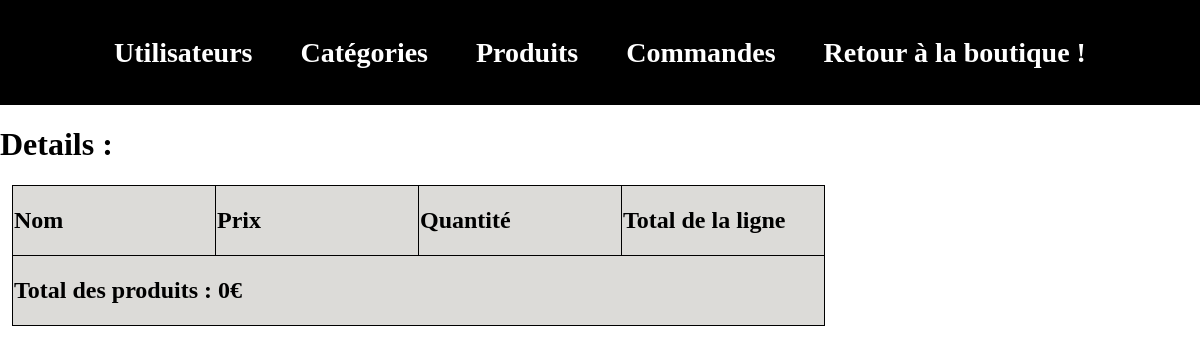
Before: /admin/index.php?page=orders&action=details&order_id=18 (signed in) with the older database file.
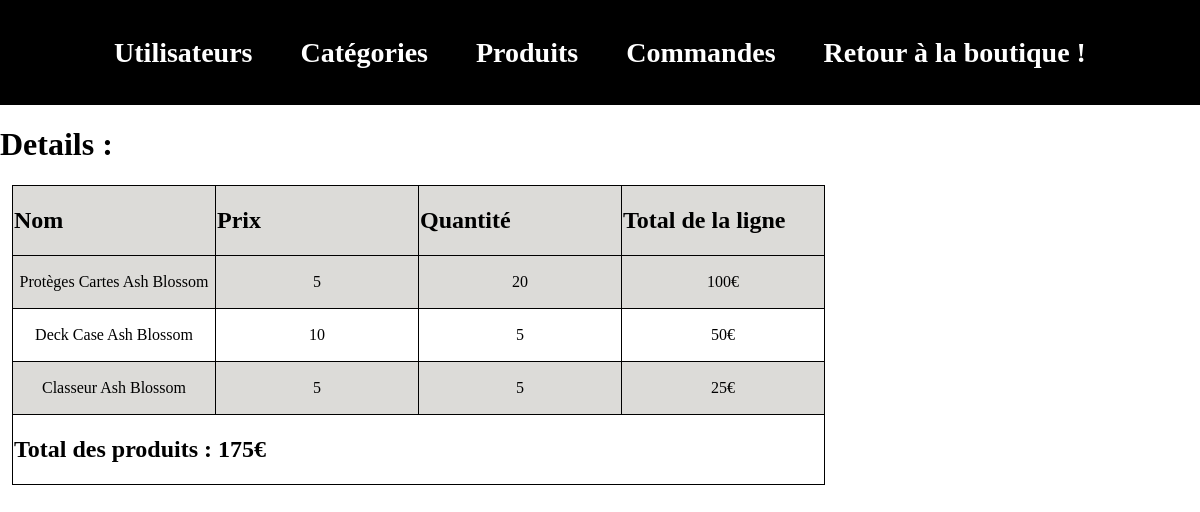
After: the same page with the newer database file.
### tables this page shows
CREATE TABLE IF NOT EXISTS `order_details` (
  `id` int(11) NOT NULL AUTO_INCREMENT,
  `order_id` int(11) NOT NULL,
  `name` varchar(255) NOT NULL,
  `price` float NOT NULL,
  `quantity` int(11) NOT NULL,
  PRIMARY KEY (`id`),
  KEY `order_products_order_id_link` (`order_id`)
);

### admin/index.php (called while the page is built, shortened)
<?php
if(isset($_GET['page'])){
    switch ($_GET['page']){
        case'orders' :
            require 'controllers/ordersController.php';
            break;
    }
}
else{
    require 'controllers/indexController.php';
}
require ('views/layout.php');

### admin/models/Orders.php (called while the page is built, shortened)
<?php
function getDetails($order_id)
{
    $db = dbConnect();
    $query = $db->prepare('SELECT * FROM order_details WHERE order_id = ?');
    $result = $query->execute([
        $order_id
    ]);
    $details = $query->fetchAll();
    return $details;
}

### admin/controllers/ordersController.php (called while the page is built, shortened)
<?php
require 'models/Orders.php';
if (isset($_GET['action'])){
    switch ($_GET['action']){
        case 'details':
            $orders = getDetails($_GET['order_id']);
            break;
    }
}
else{
    header('Location:index.php');
    exit();
}

### admin/views/orderDetails.php (the view, shortened to what this page needs)
<div class="ordersContainer">
    <table>
        <h1>Details : </h1>
        <thead>
        <tr>
            <td><h2>Nom</h2></td>
            <td><h2>Prix</h2></td>
            <td><h2>Quantité</h2></td>
            <td><h2>Total de la ligne</h2></td>
        </tr>
        </thead>
        <?php $total = 0;?>
        <?php foreach ($orders as $order): ?>
            <tr>
                <td><p><?= $order['name'] ;?></p></td>
                <td><p><?= $order['price'] ;?></p></td>
                <td><p><?= $order['quantity'] ;?></p></td>
                <td><p><?= $rowTotal = $order['quantity'] * $order['price'] ;?>€</p></td>
                <?php $total += $rowTotal;?>
            </tr>
        <?php endforeach; ?>
        <tr>
            <td colspan="4"><h2>Total des produits : <?= $total ;?>€</h2></td>
        </tr>
    </table>
</div>

Changed rows visible on the page:
added order_details: name "Protèges Cartes Ash Blossom", price "5", quantity "20", $rowTotal = $order['quantity'] * $order['price'] "100"
added order_details: name "Deck Case Ash Blossom", price "10", quantity "5", $rowTotal = $order['quantity'] * $order['price'] "50"
added order_details: name "Classeur Ash Blossom", price "5", quantity "5", $rowTotal = $order['quantity'] * $order['price'] "25"
Other visible differences:
$total: "0" → "175"
